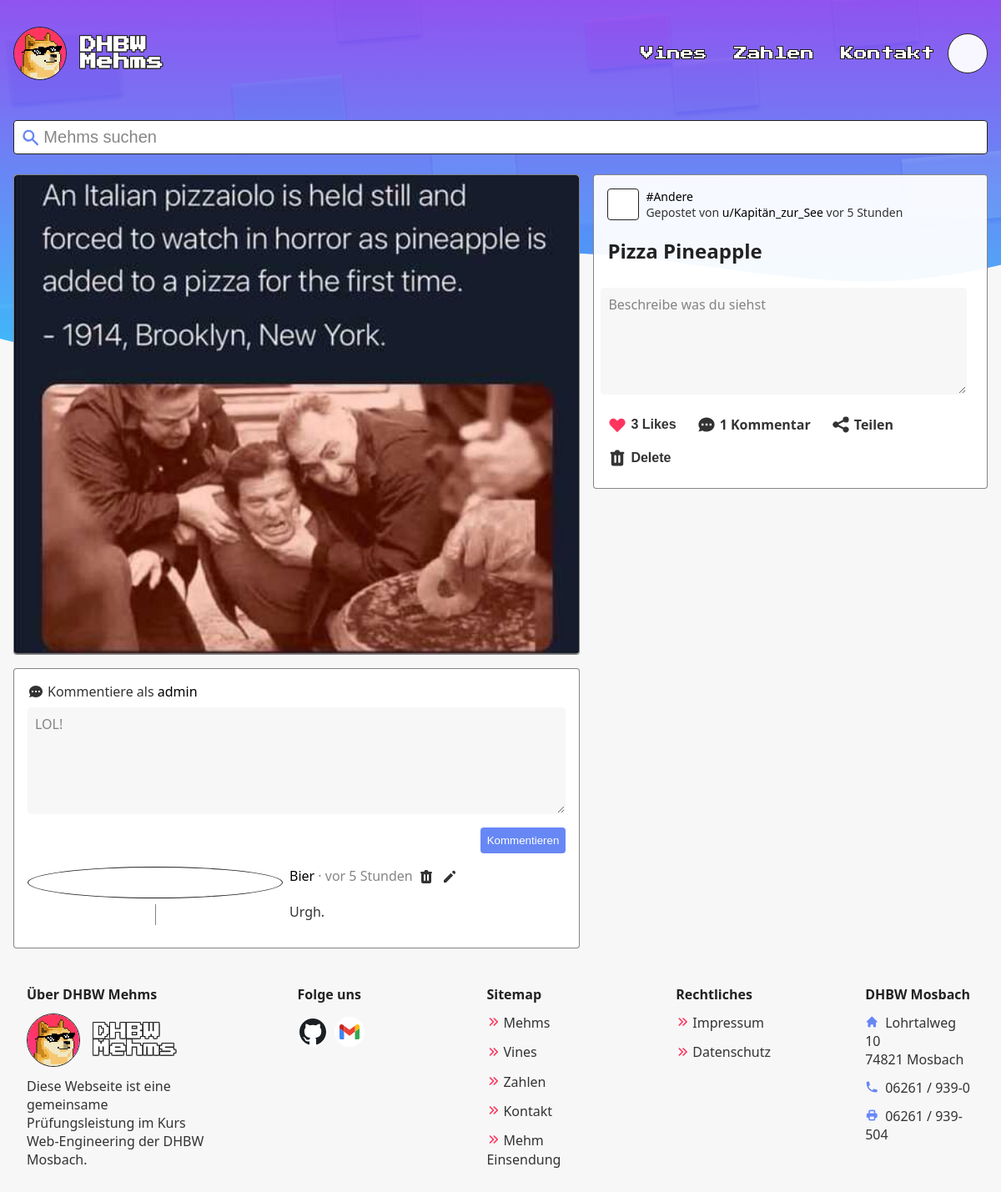
The app's page /php/mehm?id=5 (signed in) with its own data.
### tables this page shows
CREATE TABLE likes
(
    MehmID integer,
    UserID integer,
    PRIMARY KEY (MehmID, UserID),
    FOREIGN KEY (MehmID) REFERENCES mehms (ID) ON DELETE CASCADE,
    FOREIGN KEY (UserID) REFERENCES users (ID) ON DELETE CASCADE
);

CREATE TABLE mehms
(
    ID          integer PRIMARY KEY AUTO_INCREMENT,
    UserID      integer NOT NULL,
    Path        text    NOT NULL UNIQUE,
    Title       text    NOT NULL,
    Type        text,
    Description text,
    Visible     boolean DEFAULT FALSE,
    VisibleOn   timestamp,
    FOREIGN KEY (UserID) REFERENCES Users (ID) ON DELETE CASCADE
);

CREATE TABLE comments
(
    ID        integer PRIMARY KEY AUTO_INCREMENT,
    MehmID    integer NOT NULL,
    UserID    integer,
    Comment   text,
    Timestamp timestamp DEFAULT now(),
    FOREIGN KEY (MehmID) REFERENCES mehms (ID) ON DELETE CASCADE,
    FOREIGN KEY (UserID) REFERENCES users (ID) ON DELETE CASCADE
);

CREATE TABLE users
(
    ID       integer PRIMARY KEY AUTO_INCREMENT,
    Name     text UNIQUE NOT NULL,
    Password text        NOT NULL,
    Type     text        NOT NULL
);

### php/scripts/database.php (called while the page is built, shortened)
<?php
class Database {
  public PDO $database;
  public function connectToDatabase(string $ROOT) {
    $mysql_host = "localhost";
    $mysql_database = "main";
    $mysql_user = "root";
    $mysql_password = "";
    try {
      $this->database = new PDO("mysql:host=$mysql_host;dbname=$mysql_database", $mysql_user, $mysql_password);
    } catch (PDOException $exception) {
      $this->setupDatabase($ROOT, new PDO("mysql:host=$mysql_host;dbname=", $mysql_user, $mysql_password));
      $this->database = new PDO("mysql:host=$mysql_host;dbname=$mysql_database", $mysql_user, $mysql_password);
    }
  }
  public function getMehm(int $id, bool $admin): array {
    $query = 'SELECT *, count(l.MehmID) AS likeCount, mehms.Type AS Type, mehms.ID AS ID, mehms.UserID as UID
      FROM mehms
      LEFT JOIN users u ON mehms.UserID = u.ID
      LEFT JOIN likes l ON mehms.ID = l.MehmID
      WHERE mehms.ID =' . $id;
    if (!$admin) {
      $query .= ' AND Visible = TRUE';
    }
    try {
      $result = $this->database->query($query)->fetchAll();
      return $result[0];
    } catch (PDOException $e) {
      return [];
    }
  }
  public function getComments(int $id): array {
    $query = 'SELECT u.Name AS Name, Comment, u.ID as UID, Timestamp, comments.ID as ID
            FROM comments
            LEFT JOIN users u ON comments.UserID = u.ID
            WHERE MehmID = ' . $id . '
            ORDER BY Timestamp DESC';
    try {
      return $this->database->query($query)->fetchAll();
    } catch (PDOException $e) {
      return [];
    }
  }
}

### php/mehm.php (the view, shortened to what this page needs)
<!DOCTYPE html>
<html lang="de">
<head>
  <link rel="stylesheet" href="../css/toolbar.css">
  <link rel="stylesheet" href="../css/mehm.css">
  <?php include("includes/meta.php"); ?>
</head>
<body>
  <?php
  require_once 'scripts/database.php';
  $db = new Database();
  function timeElapsedString(string $datetime, int $level = 1): string {
    $now = new DateTime;
    $ago = new DateTime($datetime);
    $diff = $now->diff($ago);
    $diff->w = floor($diff->d / 7);
    $diff->d -= $diff->w * 7;
    $string = array(
      'y' => ["Jahr", "Jahren"],
      'm' => ["Monat", "Monaten"],
      'w' => ["Woche", "Wochen"],
      'd' => ["Tag", "Tagen"],
      'h' => ["Stunde", "Stunden"],
      'i' => ["Minute", "Minuten"],
      's' => ["Sekunde", "Sekunden"],
    );
    foreach ($string as $k => &$v) {
      if ($diff->$k) {
        $v = $diff->$k . ' ' . ($diff->$k > 1 ? $v[1] : $v[0]);
      } else {
        unset($string[$k]);
      }
    }
    $string = array_slice($string, 0, $level);
    return $string ? 'vor ' . implode(', ', $string) : 'gerade eben';
  }
  $id = $_GET["id"] ?? "";
  $isAdmin = isset($_SESSION) && $_SESSION["usertype"] == 1;
  $mehm = $db->getMehm($id, $isAdmin);
  $comments = $db->getComments($id);
  $commentCount = count($comments);
  include("includes/header.php");
  $isLogedin = isset($_SESSION["loggedIn"]) && $_SESSION['loggedIn'] === true;
  $isAdmin = $isLogedin && $_SESSION["usertype"] == 1;
  $isPrivileged = $isLogedin && $_SESSION['id'] == $mehm['UID'] || $isAdmin;
  ?>
  <main class="container">
    <form id="query" name="query" action="." method="GET" class="toolbar">
      <?php include("includes/toolbar/search-box.php"); ?>
    </form>
    <div class="content">
      <div class="main">
        <div class="paperlike mehm">
          <img src="<?php echo "../assets/mehms/" . $mehm["Path"] ?>" alt="<?php echo $mehm["Description"] ?>">
        </div>
        <div class="paperlike comments" id="comments">
          <?php if ($isLogedin) {
            echo '<form class="write-comment" id="comment">
            <label for="message">
            <svg xmlns="http://www.w3.org/2000/svg" viewBox="0 0 20 20" fill="currentColor">
              <path fill-rule="evenodd" d="M18 10c0 3.866-3.582 7-8 7a8.841 8.841 0 01-4.083-.98L2 17l1.338-3.123C2.493 12.767 2 11.434 2 10c0-3.866 3.582-7 8-7s8 3.134 8 7zM7 9H5v2h2V9zm8 0h-2v2h2V9zM9 9h2v2H9V9z" clip-rule="evenodd" />
            </svg>
            <span>Kommentiere als <a class="underline" href="mehms?search=u/' . $_SESSION["username"] . '">' . $_SESSION["username"] . '</a></span>
            </label>
            <textarea id="message" placeholder="LOL!" required></textarea>
            <button id="' . $mehm['ID'] . '-' . $_SESSION['id'] . '">Kommentieren</button>
            </form>';
          }
          ?>
          <?php if (count($comments) > 0) {
            echo '<div class="comment-list">';
            foreach ($comments as $comment) {
              echo '<div class="flex">
                <div class="comment-left">
                  <a class="user" href="mehms?search=u/' . $comment["Name"] . '">
                    <svg class="box" height="32" data-jdenticon-value="' . $comment["Name"] . '"></svg>
                  </a>
                  <div class="v-line"></div>
                </div>
                <div class="comment-right">
                  <div class="flex">
                    <div>
                      <a class="user underline" href="mehms?search=u/' . $comment["Name"] . '">
                        ' . $comment["Name"] . '
                      </a>
                      <span class="p-a">· ' . timeElapsedString($comment["Timestamp"]) . '</span>
                    </div>';
              if ($isLogedin && $_SESSION['id'] == $comment['UID'] || $isAdmin) {
                echo '<button onclick="deleteComment(' . $comment['ID'] . ')">
                        <svg xmlns="http://www.w3.org/2000/svg" class="icon-sm" viewBox="0 0 20 20" fill="currentColor">
                          <path fill-rule="evenodd" d="M9 2a1 1 0 00-.894.553L7.382 4H4a1 1 0 000 2v10a2 2 0 002 2h8a2 2 0 002-2V6a1 1 0 100-2h-3.382l-.724-1.447A1 1 0 0011 2H9zM7 8a1 1 0 012 0v6a1 1 0 11-2 0V8zm5-1a1 1 0 00-1 1v6a1 1 0 102 0V8a1 1 0 00-1-1z" clip-rule="evenodd" />
                        </svg>
                      </button>
                      <button onclick="editComment(this, ' . $comment['ID'] . ')">
                        <svg xmlns="http://www.w3.org/2000/svg" class="icon-sm" viewBox="0 0 20 20" fill="currentColor">
                          <path d="M13.586 3.586a2 2 0 112.828 2.828l-.793.793-2.828-2.828.793-.793zM11.379 5.793L3 14.172V17h2.828l8.38-8.379-2.83-2.828z" />
                        </svg>
                      </button>';
              }
              echo '</div><p>' . htmlspecialchars($comment["Comment"]) . '</p>
                </div>
              </div>';
            }
            echo '</div>';
          } ?>
        </div>
      </div>
      <aside class="paperlike meta">
        <div class="posted">
          <div class="profile-picture">
            <svg height="36" data-jdenticon-value="<?php echo $mehm["Name"] ?>"></svg>
          </div>
          <div class="posted-text">
            <p><?php echo '<a class="underline" href="mehms?filter=' . $mehm["Type"] . '">#' . $mehm["Type"] . '</a>' ?>
              <br> Gepostet
              von <?php echo '<a class="underline" href="mehms?search=u%2F' . $mehm["Name"] . '">u/' . $mehm["Name"] . "</a> " . timeElapsedString($mehm["VisibleOn"]) ?>
            </p>
          </div>
        </div>
        <h1 id="title" <?php if ($isPrivileged) echo 'class="editable" contenteditable="true"' ?>><?php echo htmlspecialchars($mehm["Title"]) ?></h1>
        <?php if ($isPrivileged && $mehm["Description"] == "") {
          echo '<textarea id="descp" placeholder="Beschreibe was du siehst"></textarea>';
        } ?>
        <div class="flex">
          <button class="meta-icon icon-text" id="like" <?php echo ($isLogedin) ? '' : ' style="cursor: not-allowed;"' ?>>
            <?php
            $beat = '';
            $sess = '';
            if ($isLogedin) {
              $sess = $_SESSION['id'];
              $query = "SELECT * FROM likes WHERE MehmID = " . $mehm['ID'] . " AND UserID = " . $_SESSION['id'];
              $liked = $db->database->query($query)->fetchall();
              if (!empty($liked)) $beat = ' beat';
            }
            echo '<svg xmlns="http://www.w3.org/2000/svg" class="icon-md' . $beat . '" id="a' . $mehm['ID'] . 'a' . $sess . '" viewBox="0 0 20 20" fill="currentColor">
              <path fill-rule="evenodd" d="M3.172 5.172a4 4 0 015.656 0L10 6.343l1.172-1.171a4 4 0 115.656 5.656L10 17.657l-6.828-6.829a4 4 0 010-5.656z" clip-rule="evenodd" />
              </svg>' ?>
            <?php echo $mehm['likeCount'] ?> Like<?php if ($mehm['likeCount'] != 1) echo "s"; ?>
          </button>
          <a class="meta-icon icon-text" href="#comments">
            <?php echo $commentCount ?> Kommentar<?php if ($commentCount != 1) echo "e"; ?>
          </a>
          <span class="meta-icon icon-text" onclick="copyURL()">
            <svg xmlns="http://www.w3.org/2000/svg" id="share-button" class="icon-md" viewBox="0 0 20 20" fill="currentColor">
              <path d="M15 8a3 3 0 10-2.977-2.63l-4.94 2.47a3 3 0 100 4.319l4.94 2.47a3 3 0 10.895-1.789l-4.94-2.47a3.027 3.027 0 000-.74l4.94-2.47C13.456 7.68 14.19 8 15 8z" />
            </svg>
            Teilen
          </span>
          <?php if ($isPrivileged) echo '
            <button class="meta-icon icon-text" onclick="deleteMehm(' . $mehm['ID'] . ')">
              <svg xmlns="http://www.w3.org/2000/svg" class="icon-md" viewBox="0 0 20 20" fill="currentColor">
                <path fill-rule="evenodd" d="M9 2a1 1 0 00-.894.553L7.382 4H4a1 1 0 000 2v10a2 2 0 002 2h8a2 2 0 002-2V6a1 1 0 100-2h-3.382l-.724-1.447A1 1 0 0011 2H9zM7 8a1 1 0 012 0v6a1 1 0 11-2 0V8zm5-1a1 1 0 00-1 1v6a1 1 0 102 0V8a1 1 0 00-1-1z" clip-rule="evenodd" />
              </svg>
              Delete
            </button>';
          ?>
        </div>
      </aside>
    </div>
  </main>
  <?php include("includes/footer.php"); ?>
</body>
</html>

### css/toolbar.css (style rules this page uses)
.toolbar { position: sticky; top: 0; z-index: 8; padding: 8px 0; margin-bottom: 1rem; transition: top 0.2s; display: flex; flex: 8 1 300px; gap: 0.75rem; flex-wrap: wrap; }
@media (min-width: 720px) { .toolbar { top: 8px; padding: 0 0 8px 0; } }

### css/mehm.css (style rules this page uses)
main .content { display: flex; flex-direction: column-reverse; gap: 1rem; background: var(--color-bg2-a); border: 1px solid var(--color-p-a); border-radius: 4px; padding: 1rem; }
main .paperlike { border-radius: 4px; }
main .paperlike.mehm { display: flex; justify-content: center; }
main .main { flex: 1 1 60%; display: flex; flex-direction: column; }
main .main img { padding: 0; overflow: hidden; width: 100%; object-fit: contain; max-width: 100%; max-height: 768px; border-radius: 4px; display: block; user-select: none; }
main .write-comment label { display: flex; align-items: center; margin: 0 0 8px 0; gap: 4px; }
main .write-comment label svg { height: 20px; }
main textarea { display: block; height: 8rem; resize: vertical; min-height: 39px; color: var(--color-p); border: 1px solid var(--color-bg); margin-bottom: 1rem; background: var(--color-bg-a); padding: 0.5rem; border-radius: 4px; width: 100%; box-sizing: border-box; font-family: var(--font-sans); font-size: 1rem; }
main textarea::placeholder { color: var(--color-p-a); }
main textarea#descp { margin-top: -0.5rem; margin-left: -0.5rem; }
main .write-comment button { background: var(--color-primary); color: #fff; font-weight: 500; border-radius: 4px; padding: 0.5rem; border: none; margin-left: auto; display: block; cursor: pointer; }
main .comments { margin-top: 1rem; padding: 1rem; display: flex; flex-direction: column; gap: 1rem; }
main .comment-list>.flex { display: flex; gap: 8px; }
main .comments .user .box { padding: 2px; border-radius: 50%; background-color: #fff; }
main .comments .comment-left { display: flex; flex-direction: column; align-items: center; z-index: 4; }
main .comments .comment-right button { margin-left: 4px; padding: 2px; border: none; background: transparent; color: var(--color-p); cursor: pointer; }
main .comments p { word-break: break-word; white-space: pre-line; }
main .comment-list { display: flex; flex-direction: column; gap: 1rem; }
main .p-a { color: var(--color-p-a); }
main .editable { border-radius: 4px; display: inline-block; width: 100%; }
main .meta { flex: 0 2 40%; }
main .posted { display: flex; }
main .posted-text { display: flex; align-items: center; font-size: 0.875rem; }
main .posted-text p { margin: 0; }
main .profile-picture { display: flex; justify-content: center; align-items: center; background: #fff; width: 36px; min-width: 36px; height: 36px; border: 1px solid var(--color-border); border-radius: 4px; overflow: hidden; margin-right: 8px; }
main h1 { word-break: break-all; }
main .meta .flex { gap: 0 0.5rem; flex-wrap: wrap; margin-left: -0.5rem; }
main .icon-text { display: flex; align-items: center; gap: 4px; cursor: pointer; }
main .meta-icon { padding: 8px; font-weight: 600; font-size: 1rem; }
main button.meta-icon { background: transparent; border: none; color: var(--color-p); }
main .beat { color: var(--color-secondary); }
@media (min-width: 960px) { main .content { flex-direction: row; background: none; border: none; padding: 0; align-items: flex-start; } }
@media (min-width: 960px) { main .paperlike { background: var(--color-bg2-a); border: 1px solid var(--color-p-a); } }
@media (min-width: 960px) { main .meta { padding: 1rem; position: sticky; top: 56px; transition: top 0.2s; } }

### php/mehm.php (style rules this page uses)
:root { --banner-top: #b167eb; --banner-bottom: #4bd8f6; }

### records on screen
likes: MehmID.Path (picture), MehmID.Type "Andere", users.Name "Kapitän_zur_See", MehmID.VisibleOn "vor 5 Stunden", MehmID.Title "Pizza Pineapple"
comments: UserID.Name "Bier", Timestamp "vor 5 Stunden", Comment "Urgh."

### other values on screen
$_SESSION["username"] "admin"
$mehm['likeCount'] "3"
$commentCount "1"
